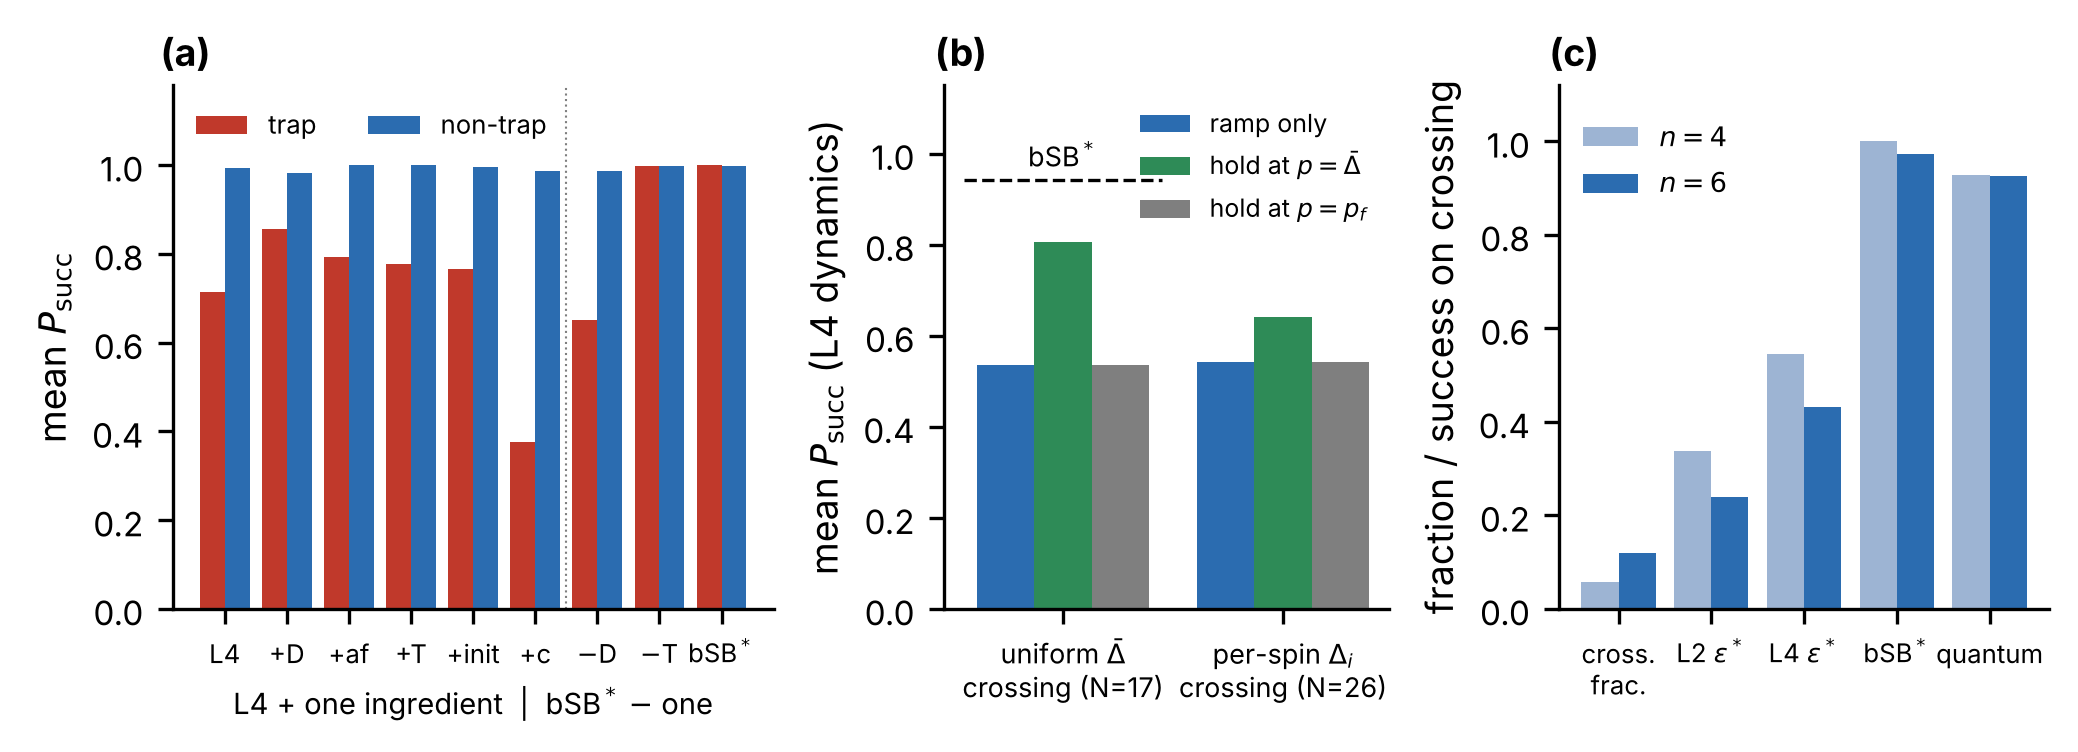

Reproduce this figure in Python.
"""MSBQA paper 1, Fig. 7 (claims C6, C7).
 (a) one-ingredient ablation L4 <-> bSB* (run_v4/phase1c/ablate_per_instance.csv, 500 instances), trap / non-trap
 (b) Ising window (IW columns of run_v4/phase1d/per_instance_1d.csv, instances 0-499)
 (c) n = 4 vs n = 6 (phase1b per-instance + branches_weyl for n = 4; phase1e per-instance for n = 6)
Run from msbqa_phase1/:
    python paper1_figs/fig7_sb_n6.py
"""
import numpy as np
import pandas as pd

import p1common as pc

say = pc.Numbers("fig7_sb_n6")
plt = pc.setup_mpl()
fig, ax = plt.subplots(1, 3, figsize=(7.0, 2.6), gridspec_kw=dict(width_ratios=[1.35, 1.0, 1.1]))

# ---------------------------------------------------------------- (a) ablation
ab = pd.read_csv(pc.P("run_v4", "phase1c", "ablate_per_instance.csv")).set_index("inst")
CFG = ["L4", "L4 +D", "L4 +af", "L4 +T", "L4 +init", "L4 +c", "bSB* -D", "bSB* -T", "bSB*"]
LAB = ["L4", "+D", "+af", "+T", "+init", "+c", "$-$D", "$-$T", "bSB$^*$"]
tr = ab.trap == 1
say(f"(a) ablation: {len(ab)} instances, trap {int(tr.sum())}")
mt = [ab.loc[tr, c].mean() for c in CFG]
mn = [ab.loc[~tr, c].mean() for c in CFG]
for c, a_, b_ in zip(CFG, mt, mn):
    say(f"    {c:10s} trap {a_:.3f}  non-trap {b_:.3f}  all {ab[c].mean():.3f}")
x = np.arange(len(CFG))
ax[0].bar(x - 0.2, mt, 0.4, color=pc.RED, label="trap")
ax[0].bar(x + 0.2, mn, 0.4, color=pc.BLUE, label="non-trap")
ax[0].set_xticks(x); ax[0].set_xticklabels(LAB, fontsize=6.2)
ax[0].set_ylim(0, 1.05); ax[0].set_ylabel(r"mean $P_{\rm succ}$")
ax[0].axvline(5.5, c=pc.GREY, lw=0.5, ls=":")
ax[0].set_xlabel("L4 + one ingredient  |  bSB$^*$ $-$ one", fontsize=7)
ax[0].set_ylim(0, 1.18)
ax[0].legend(loc="upper left", ncol=2, frameon=False, fontsize=6.2)

# ---------------------------------------------------------------- (b) Ising window
d = pd.read_csv(pc.P("run_v4", "phase1d", "per_instance_1d.csv")).set_index("inst")
iw = d[d["IW kpo base"].notna()]
# each detuning on the instances that have a crossing under that detuning
grp = [("uniform $\\bar\\Delta$", "mean", iw.cross_mean.clip(lower=0) == 1),
       ("per-spin $\\Delta_i$", "kpo", iw.cross_kpo.clip(lower=0) == 1)]
neither = (iw.trapK == 0) & (iw.trapU == 0) & (iw.cross_kpo.clip(lower=0) == 0) & (iw.cross_mean.clip(lower=0) == 0)
CF = [("base", "ramp only"), ("hold@Dbar 1000", r"hold at $p=\bar\Delta$"), ("hold@pf 1000", r"hold at $p=p_f$")]
say(f"(b) Ising window: {len(iw)} instances")
for lab, det, m in grp:
    say(f"    {det:4s} detuning, crossing instances N {int(m.sum()):3d}: " +
        ", ".join(f"{c} {iw.loc[m, f'IW {det} {c}'].mean():.3f}" for c, _ in CF))
say(f"    control (no trap, no crossing) N {int(neither.sum())}: " +
    ", ".join(f"{det} {c} {iw.loc[neither, f'IW {det} {c}'].mean():.3f}" for det in ("mean", "kpo") for c, _ in CF))
bsb_mean = ab.loc[ab.index.isin(iw.index[grp[0][2]]), "bSB*"].mean()
say(f"    bSB* on the uniform-detuning crossing instances: {bsb_mean:.3f}")
cols = [pc.BLUE, pc.GREEN, pc.GREY]
w = 0.26
for j, ((c, lab), col) in enumerate(zip(CF, cols)):
    v = [iw.loc[m, f"IW {det} {c}"].mean() for _, det, m in grp]
    ax[1].bar(np.arange(len(grp)) + (j - 1) * w, v, w, color=col, label=lab)
ax[1].plot([-0.45, 0.45], [bsb_mean] * 2, c="k", ls="--", lw=0.8)
ax[1].text(0.0, bsb_mean + 0.015, "bSB$^*$", ha="center", va="bottom", fontsize=6.5)
ax[1].set_xticks(range(len(grp)))
ax[1].set_xticklabels([f"{lab}\ncrossing (N={int(m.sum())})" for lab, _, m in grp], fontsize=6.5)
ax[1].set_ylim(0, 1.15); ax[1].set_ylabel(r"mean $P_{\rm succ}$ (L4 dynamics)")
ax[1].legend(loc="upper right", frameon=False, fontsize=6)

# ---------------------------------------------------------------- (c) n = 4 vs n = 6
b4 = pc.load_1b()
e6 = pd.read_csv(pc.P("run_v4", "phase1e", "per_instance_1e.csv")).set_index("inst")
e6["cross"] = e6["cross"].fillna(0).clip(lower=0).astype(int)
c4, c6 = b4.cross == 1, e6.cross == 1
rows = [("cross.\nfrac.", c4.mean(), c6.mean()),
        ("L2 $\\varepsilon^*$", b4.loc[c4, pc.C_L2G].mean(), e6.loc[c6, "L2g_eps*"].mean()),
        ("L4 $\\varepsilon^*$", b4.loc[c4, pc.C_L4].mean(), e6.loc[c6, "L4_eps*"].mean()),
        ("bSB$^*$", b4.loc[c4, pc.C_BSB].mean(), e6.loc[c6, "bSB*"].mean()),
        ("quantum", b4.loc[c4, "Q_weyl"].mean(), e6.loc[c6 & e6.PQ_LZ.notna(), "PQ_LZ"].mean())]
say(f"(c) n=4: trap {b4.trap.mean():.3f}, crossing {int(c4.sum())}/{len(b4)};  n=6: trap {e6.trap.mean():.3f}, "
    f"crossing {int(c6.sum())}/{len(e6)}, crossing with gap {int((c6 & e6.Dmin.notna()).sum())}")
for lab, v4, v6 in rows:
    say(f"    {lab.replace(chr(10), ' '):22s} n=4 {v4:.3f}   n=6 {v6:.3f}")
say(f"    n=6 Dmin median crossing {e6.loc[c6, 'Dmin'].median():.3f}, no crossing {e6.loc[~c6, 'Dmin'].median():.3f};  "
    f"bSB* == 0 on {int((e6['bSB*'] < 0.01).sum())} instances")
x = np.arange(len(rows))
ax[2].bar(x - 0.2, [r[1] for r in rows], 0.4, color="#9DB4D3", label="$n=4$")
ax[2].bar(x + 0.2, [r[2] for r in rows], 0.4, color=pc.BLUE, label="$n=6$")
ax[2].set_xticks(x); ax[2].set_xticklabels([r[0] for r in rows], fontsize=6.2)
ax[2].set_ylim(0, 1.05); ax[2].set_ylabel("fraction / success on crossing")
ax[2].legend(loc="upper left", bbox_to_anchor=(0.0, 0.98), frameon=False, fontsize=6.5)
ax[2].set_ylim(0, 1.12)
pc.panel_labels(ax)
fig.tight_layout(w_pad=0.6)
pc.save(fig, "fig7_sb_n6")
say.write()
